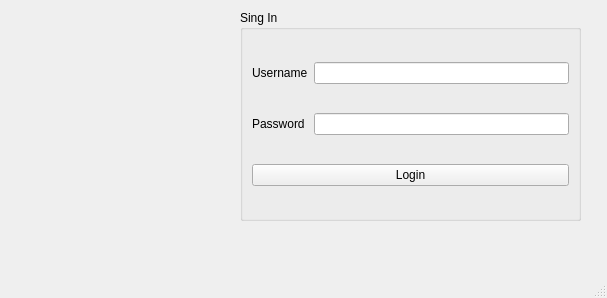
<?xml version="1.0" encoding="UTF-8"?>
<ui version="4.0">
 <class>MainWindow</class>
 <widget class="QMainWindow" name="MainWindow">
  <property name="geometry">
   <rect>
    <x>0</x>
    <y>0</y>
    <width>607</width>
    <height>298</height>
   </rect>
  </property>
  <property name="windowTitle">
   <string>MainWindow</string>
  </property>
  <widget class="QWidget" name="centralwidget">
   <widget class="QGroupBox" name="groupBox">
    <property name="geometry">
     <rect>
      <x>240</x>
      <y>10</y>
      <width>341</width>
      <height>211</height>
     </rect>
    </property>
    <property name="title">
     <string>Sing In</string>
    </property>
    <layout class="QVBoxLayout" name="verticalLayout">
     <item>
      <layout class="QHBoxLayout" name="horizontalLayout">
       <item>
        <widget class="QLabel" name="label">
         <property name="text">
          <string>Username</string>
         </property>
        </widget>
       </item>
       <item>
        <widget class="QLineEdit" name="username"/>
       </item>
      </layout>
     </item>
     <item>
      <layout class="QHBoxLayout" name="horizontalLayout_2">
       <item>
        <widget class="QLabel" name="label_2">
         <property name="text">
          <string>Password </string>
         </property>
        </widget>
       </item>
       <item>
        <widget class="QLineEdit" name="password">
         <property name="echoMode">
          <enum>QLineEdit::Password</enum>
         </property>
        </widget>
       </item>
      </layout>
     </item>
     <item>
      <widget class="QPushButton" name="login">
       <property name="text">
        <string>Login</string>
       </property>
      </widget>
     </item>
    </layout>
   </widget>
   <widget class="QLabel" name="picture">
    <property name="geometry">
     <rect>
      <x>20</x>
      <y>30</y>
      <width>211</width>
      <height>191</height>
     </rect>
    </property>
    <property name="text">
     <string/>
    </property>
   </widget>
  </widget>
  <widget class="QMenuBar" name="menubar">
   <property name="geometry">
    <rect>
     <x>0</x>
     <y>0</y>
     <width>607</width>
     <height>22</height>
    </rect>
   </property>
   <property name="layoutDirection">
    <enum>Qt::LeftToRight</enum>
   </property>
  </widget>
  <widget class="QStatusBar" name="statusbar"/>
 </widget>
 <resources/>
 <connections/>
</ui>
